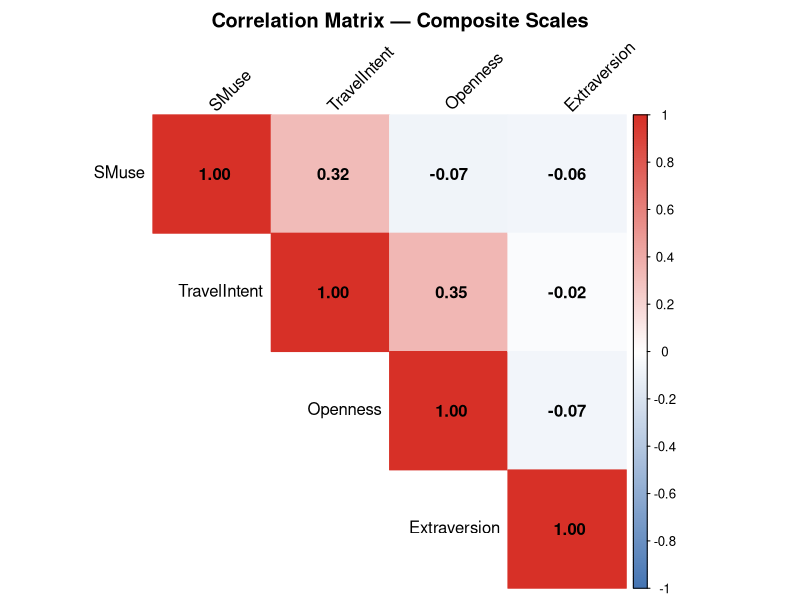
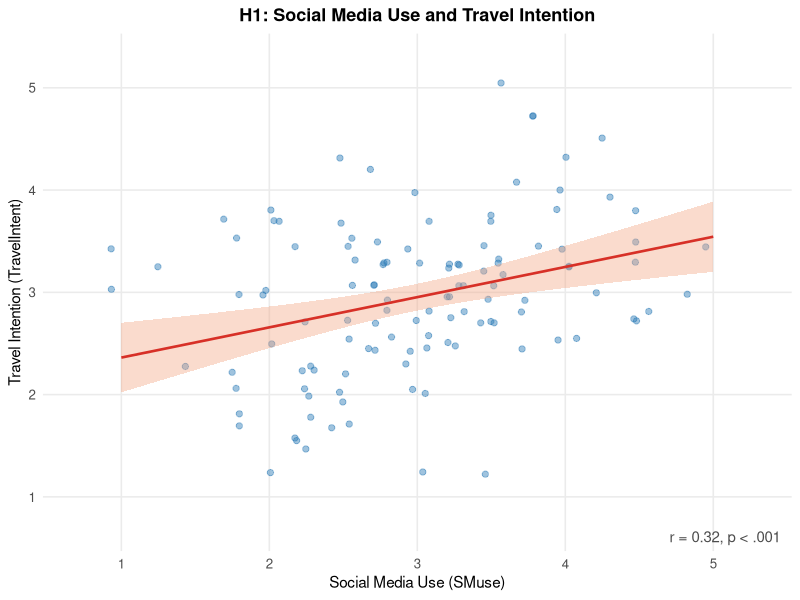
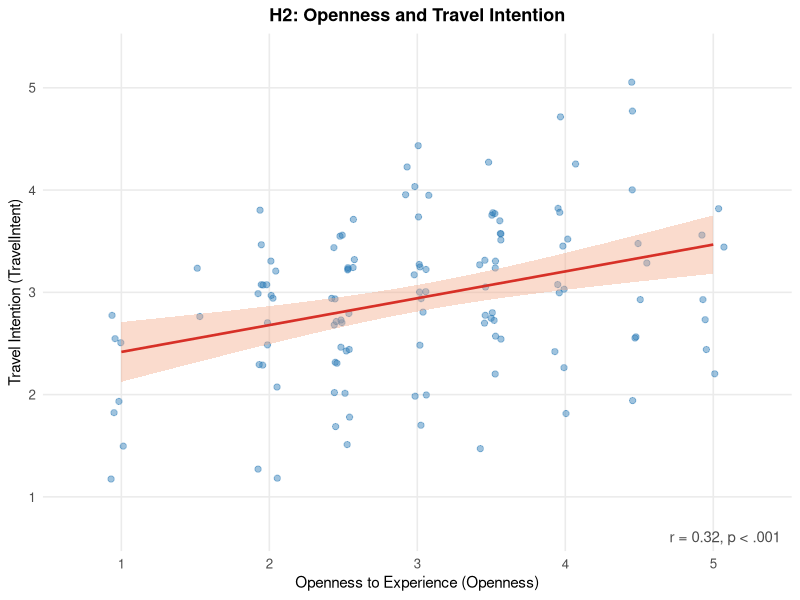
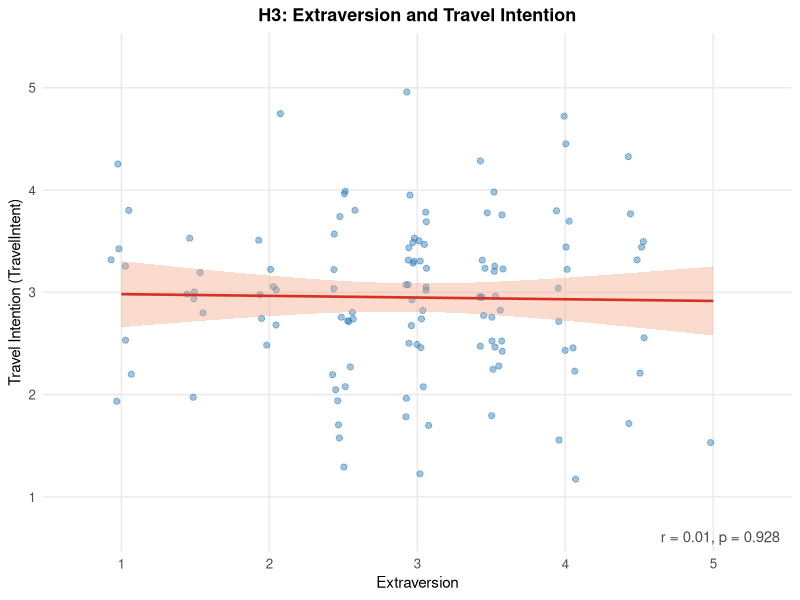

Write the R code that produced these figures, in order.
# ============================================================
#  7AAVDM27 Quantitative Research Analysis
#  Social Media Travel Content & Beach Destination Intention
#  KCL MSc Digital Economy
# ============================================================

# ── Section 1: Setup ─────────────────────────────────────────
required_packages <- c("tidyverse", "psych", "corrplot")
new_packages <- required_packages[!(required_packages %in% installed.packages()[,"Package"])]
if (length(new_packages)) install.packages(new_packages, repos = "https://cran.rstudio.com/")

library(tidyverse)
library(psych)
library(corrplot)

# Ensure outputs/ directory exists
dir.create("outputs", showWarnings = FALSE)

# Load data
df <- read_csv("data/data.csv", show_col_types = FALSE)
cat("Data loaded:", nrow(df), "rows,", ncol(df), "columns\n\n")


# ── Section 2: Reverse Scoring ───────────────────────────────
# Q10 ("I have few artistic interests") and Q12 ("I am reserved") are
# negatively-worded BFI items. On a 1–5 scale, a high raw score means
# LOW openness / LOW extraversion. We reverse them so that higher scores
# consistently indicate MORE of the trait across all items.
df <- df %>%
  mutate(
    Q10_r = 6 - Q10,   # reverse: now high = many artistic interests (high Openness)
    Q12_r = 6 - Q12    # reverse: now high = outgoing/sociable (high Extraversion)
  )
cat("Reverse scoring applied: Q10_r = 6 - Q10, Q12_r = 6 - Q12\n\n")


# ── Section 3: Composite Scores ──────────────────────────────
df <- df %>%
  mutate(
    SMuse       = rowMeans(select(., Q1, Q2, Q3, Q4),         na.rm = TRUE),
    TravelIntent = rowMeans(select(., Q5, Q6, Q7, Q8),        na.rm = TRUE),
    Openness    = rowMeans(select(., Q9, Q10_r),               na.rm = TRUE),
    Extraversion = rowMeans(select(., Q11, Q12_r),             na.rm = TRUE)
  )
cat("Composites created: SMuse (Q1–Q4), TravelIntent (Q5–Q8),",
    "Openness (Q9, Q10_r), Extraversion (Q11, Q12_r)\n\n")


# ── Section 4: Descriptive Statistics ────────────────────────
composites <- c("SMuse", "TravelIntent", "Openness", "Extraversion")

desc_stats <- df %>%
  select(all_of(composites)) %>%
  pivot_longer(everything(), names_to = "Variable", values_to = "Value") %>%
  group_by(Variable) %>%
  summarise(
    n    = n(),
    Mean = round(mean(Value, na.rm = TRUE), 2),
    SD   = round(sd(Value,   na.rm = TRUE), 2),
    Min  = round(min(Value,  na.rm = TRUE), 2),
    Max  = round(max(Value,  na.rm = TRUE), 2),
    .groups = "drop"
  ) %>%
  arrange(match(Variable, composites))

cat("── Descriptive Statistics ──────────────────────────────\n")
print(as.data.frame(desc_stats), row.names = FALSE)
cat("\n")

write_csv(desc_stats, "outputs/descriptives.csv")
cat("Descriptives exported to outputs/descriptives.csv\n\n")


# ── Section 5: Normality Tests (Shapiro-Wilk) ────────────────
cat("── Shapiro-Wilk Normality Tests ────────────────────────\n")

sw_results <- lapply(composites, function(var) {
  test <- shapiro.test(df[[var]])
  cat(sprintf("  %-14s W = %.4f, p = %.4f  →  %s\n",
              var,
              test$statistic,
              test$p.value,
              ifelse(test$p.value >= 0.05, "Normal (Pearson OK)", "Non-normal (use Spearman)")))
  list(var = var, W = test$statistic, p = test$p.value,
       normal = test$p.value >= 0.05)
})
names(sw_results) <- composites
cat("\n")

# Decide method per hypothesis
method_H1 <- ifelse(sw_results[["SMuse"]]$normal & sw_results[["TravelIntent"]]$normal,
                    "pearson", "spearman")
method_H2 <- ifelse(sw_results[["Openness"]]$normal & sw_results[["TravelIntent"]]$normal,
                    "pearson", "spearman")
method_H3 <- ifelse(sw_results[["Extraversion"]]$normal & sw_results[["TravelIntent"]]$normal,
                    "pearson", "spearman")

cat(sprintf("  H1 method: %s\n", toupper(method_H1)))
cat(sprintf("  H2 method: %s\n", toupper(method_H2)))
cat(sprintf("  H3 method: %s\n\n", toupper(method_H3)))


# ── Section 6: Correlation Tests (APA Reporting) ─────────────

apa_report <- function(test, hypothesis, method) {
  r   <- test$estimate
  p   <- test$p.value
  df_val <- ifelse(!is.null(test$parameter), test$parameter, NA)
  ci  <- test$conf.int  # available for Pearson only

  r_label  <- ifelse(method == "pearson", "r", "r_s")
  p_str    <- ifelse(p < .001, "< .001", sprintf("= .%03d", round(p * 1000)))
  r_str    <- sprintf(".%02d", abs(round(r * 100)))
  r_signed <- ifelse(r >= 0, paste0(".", abs(round(r * 100))),
                              paste0("-.", abs(round(r * 100))))

  if (!is.null(ci) && !anyNA(ci)) {
    ci_str <- sprintf("[%s, %s]",
                      ifelse(ci[1] >= 0,
                             paste0(" .", sprintf("%02d", abs(round(ci[1]*100)))),
                             paste0("-.", sprintf("%02d", abs(round(ci[1]*100))))),
                      ifelse(ci[2] >= 0,
                             paste0(".", sprintf("%02d", abs(round(ci[2]*100)))),
                             paste0("-.", sprintf("%02d", abs(round(ci[2]*100))))))
    apa <- sprintf("%s(%d) = %s, p %s, 95%% CI %s",
                   r_label,
                   as.integer(df_val),
                   ifelse(r >= 0, paste0(".", sprintf("%02d", abs(round(r*100)))),
                                  paste0("-.", sprintf("%02d", abs(round(r*100))))),
                   p_str,
                   ci_str)
  } else {
    apa <- sprintf("%s = %s, p %s (95%% CI not available for Spearman)",
                   r_label,
                   ifelse(r >= 0, paste0(".", sprintf("%02d", abs(round(r*100)))),
                                  paste0("-.", sprintf("%02d", abs(round(r*100))))),
                   p_str)
  }

  sig <- ifelse(p < .05, "SIGNIFICANT", "non-significant")
  cat(sprintf("  %s: %s  [%s]\n\n", hypothesis, apa, sig))

  data.frame(
    Hypothesis = hypothesis,
    Method     = toupper(method),
    r          = round(r, 3),
    df         = ifelse(!is.na(df_val), as.integer(df_val), NA),
    p          = round(p, 4),
    CI_lower   = ifelse(!is.null(ci) && !anyNA(ci), round(ci[1], 3), NA),
    CI_upper   = ifelse(!is.null(ci) && !anyNA(ci), round(ci[2], 3), NA),
    Significant = p < .05,
    stringsAsFactors = FALSE
  )
}

cat("── Hypothesis Tests ────────────────────────────────────\n")

test_H1 <- cor.test(df$SMuse,       df$TravelIntent, method = method_H1)
test_H2 <- cor.test(df$Openness,    df$TravelIntent, method = method_H2)
test_H3 <- cor.test(df$Extraversion, df$TravelIntent, method = method_H3)

res_H1 <- apa_report(test_H1, "H1 (SMuse → TravelIntent)",        method_H1)
res_H2 <- apa_report(test_H2, "H2 (Openness → TravelIntent)",     method_H2)
res_H3 <- apa_report(test_H3, "H3 (Extraversion → TravelIntent)", method_H3)

results_table <- bind_rows(res_H1, res_H2, res_H3)
write_csv(results_table, "outputs/hypothesis_results.csv")
cat("Results exported to outputs/hypothesis_results.csv\n\n")


# ── Section 7: Visualisations ────────────────────────────────

# 7a — Correlation matrix heatmap
comp_matrix <- df %>% select(SMuse, TravelIntent, Openness, Extraversion)
cor_mat <- cor(comp_matrix, use = "complete.obs")

png("outputs/correlation_matrix.png", width = 700, height = 600, res = 110)
corrplot(cor_mat,
         method   = "color",
         type     = "upper",
         addCoef.col = "black",
         tl.col   = "black",
         tl.srt   = 45,
         col      = colorRampPalette(c("#4575b4", "white", "#d73027"))(200),
         title    = "Correlation Matrix — Composite Scales",
         mar      = c(0, 0, 2, 0))
dev.off()
cat("Saved: outputs/correlation_matrix.png\n")

# Shared minimal theme
theme_study <- theme_minimal(base_size = 12) +
  theme(
    plot.title   = element_text(face = "bold", size = 13, hjust = 0.5),
    axis.title   = element_text(size = 11),
    panel.grid.minor = element_blank()
  )

# Helper: scatterplot with regression line + correlation annotation
scatter_plot <- function(data, x_var, y_var, x_lab, y_lab, title, r_val, p_val) {
  p_str <- ifelse(p_val < .001, "< .001", paste0("= ", round(p_val, 3)))
  label <- sprintf("r = %.2f, p %s", r_val, p_str)

  ggplot(data, aes(x = .data[[x_var]], y = .data[[y_var]])) +
    geom_jitter(alpha = 0.45, width = 0.08, height = 0.08,
                colour = "#2c7bb6", size = 1.8) +
    geom_smooth(method = "lm", se = TRUE, colour = "#d73027",
                fill = "#f4a582", linewidth = 0.9) +
    annotate("text", x = Inf, y = -Inf, label = label,
             hjust = 1.1, vjust = -0.8, size = 3.8, colour = "grey30") +
    labs(title = title, x = x_lab, y = y_lab) +
    scale_x_continuous(breaks = 1:5) +
    scale_y_continuous(breaks = 1:5) +
    coord_cartesian(xlim = c(0.7, 5.3), ylim = c(0.7, 5.3)) +
    theme_study
}

p_H1 <- scatter_plot(df, "SMuse", "TravelIntent",
                     "Social Media Use (SMuse)",
                     "Travel Intention (TravelIntent)",
                     "H1: Social Media Use and Travel Intention",
                     test_H1$estimate, test_H1$p.value)
ggsave("outputs/H1_scatterplot.png", p_H1, width = 6, height = 5, dpi = 150)
cat("Saved: outputs/H1_scatterplot.png\n")

p_H2 <- scatter_plot(df, "Openness", "TravelIntent",
                     "Openness to Experience (Openness)",
                     "Travel Intention (TravelIntent)",
                     "H2: Openness and Travel Intention",
                     test_H2$estimate, test_H2$p.value)
ggsave("outputs/H2_scatterplot.png", p_H2, width = 6, height = 5, dpi = 150)
cat("Saved: outputs/H2_scatterplot.png\n")

p_H3 <- scatter_plot(df, "Extraversion", "TravelIntent",
                     "Extraversion",
                     "Travel Intention (TravelIntent)",
                     "H3: Extraversion and Travel Intention",
                     test_H3$estimate, test_H3$p.value)
ggsave("outputs/H3_scatterplot.png", p_H3, width = 6, height = 5, dpi = 150)
cat("Saved: outputs/H3_scatterplot.png\n\n")


# ── Section 8: Reliability (Cronbach's Alpha) ────────────────
cat("── Cronbach's Alpha (α > 0.70 acceptable) ──────────────\n")

alpha_scales <- list(
  SMuse        = df %>% select(Q1, Q2, Q3, Q4),
  TravelIntent = df %>% select(Q5, Q6, Q7, Q8),
  Openness     = df %>% select(Q9, Q10_r),
  Extraversion = df %>% select(Q11, Q12_r)
)

for (scale_name in names(alpha_scales)) {
  a <- psych::alpha(alpha_scales[[scale_name]], warnings = FALSE)
  alpha_val <- a$total$raw_alpha
  flag <- ifelse(alpha_val >= 0.70, "✓ acceptable", "✗ below threshold")
  cat(sprintf("  %-14s α = %.3f  %s\n", scale_name, alpha_val, flag))
}

cat("\n── Analysis complete. All outputs saved to outputs/ ────\n")
